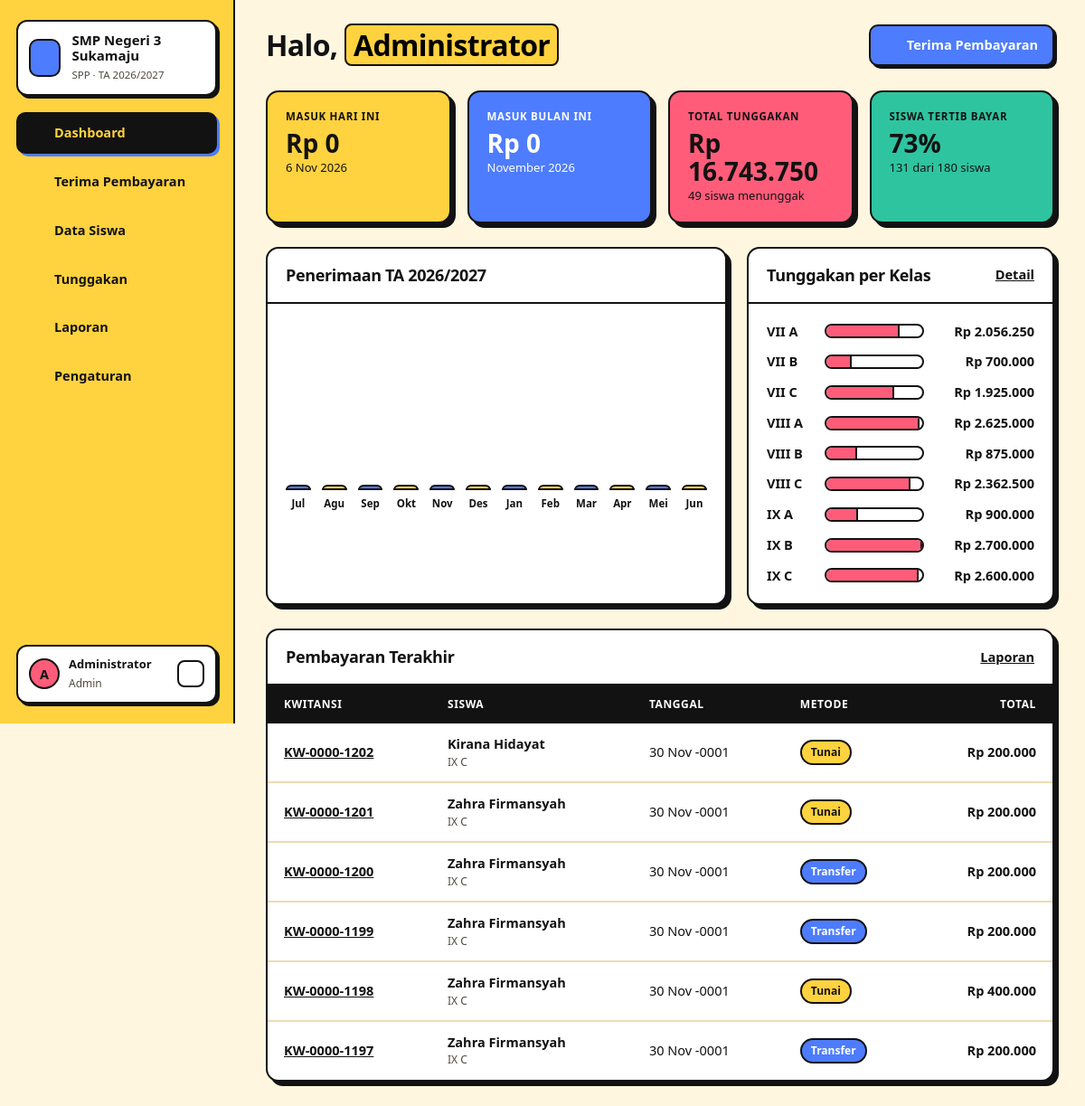
Page /index.php?page=dashboard (signed in) on the committed database.
### tables this page shows
CREATE TABLE pengaturan (
  id INT PRIMARY KEY,
  nama_sekolah VARCHAR(150) NOT NULL,
  alamat VARCHAR(255),
  telepon VARCHAR(30),
  kepala_sekolah VARCHAR(100),
  bendahara VARCHAR(100),
  tanggal_jatuh_tempo TINYINT NOT NULL DEFAULT 10
);

CREATE TABLE tahun_ajaran (
  id INT AUTO_INCREMENT PRIMARY KEY,
  nama VARCHAR(20) NOT NULL UNIQUE,       
  tahun_mulai SMALLINT NOT NULL,          
  aktif TINYINT(1) NOT NULL DEFAULT 0
);

CREATE TABLE transaksi (
  id INT AUTO_INCREMENT PRIMARY KEY,
  kode VARCHAR(20) NOT NULL UNIQUE,
  siswa_id INT NOT NULL,
  tahun_ajaran_id INT NOT NULL,
  total INT NOT NULL,
  tgl_bayar DATE NOT NULL,
  metode ENUM('Tunai','Transfer') NOT NULL DEFAULT 'Tunai',
  user_id INT,
  created_at TIMESTAMP DEFAULT CURRENT_TIMESTAMP,
  INDEX (tgl_bayar),
  FOREIGN KEY (siswa_id) REFERENCES siswa(id),
  FOREIGN KEY (tahun_ajaran_id) REFERENCES tahun_ajaran(id),
  FOREIGN KEY (user_id) REFERENCES users(id) ON DELETE SET NULL
);

CREATE TABLE siswa (
  id INT AUTO_INCREMENT PRIMARY KEY,
  nis VARCHAR(20) NOT NULL UNIQUE,
  nama VARCHAR(100) NOT NULL,
  jk ENUM('L','P') NOT NULL,
  kelas_id INT,
  nama_wali VARCHAR(100),
  telp_wali VARCHAR(20),
  potongan_persen TINYINT NOT NULL DEFAULT 0,    
  status ENUM('aktif','lulus','keluar') NOT NULL DEFAULT 'aktif',
  created_at TIMESTAMP DEFAULT CURRENT_TIMESTAMP,
  FOREIGN KEY (kelas_id) REFERENCES kelas(id) ON DELETE SET NULL
);

CREATE TABLE kelas (
  id INT AUTO_INCREMENT PRIMARY KEY,
  nama VARCHAR(20) NOT NULL UNIQUE,
  tingkat TINYINT NOT NULL,
  wali_kelas VARCHAR(100)
);

### index.php (called while the page is built, shortened)
<?php
require __DIR__ . '/includes/bootstrap.php';
$routes = [
    'login'        => 'pages/login.php',
    'logout'       => 'pages/logout.php',
    'cek'          => 'pages/cek.php',
    'dashboard'    => 'pages/dashboard.php',
    'bayar'        => 'pages/bayar/index.php',
    'bayar.simpan' => 'pages/bayar/simpan.php',
    'bayar.batal'  => 'pages/bayar/batal.php',
    'kwitansi'     => 'pages/bayar/kwitansi.php',
    'siswa'        => 'pages/siswa/index.php',
    'siswa.form'   => 'pages/siswa/form.php',
    'siswa.kartu'  => 'pages/siswa/kartu.php',
    'tunggakan'    => 'pages/tunggakan.php',
    'laporan'      => 'pages/laporan.php',
    'master'       => 'pages/master.php',
];
$page = $_GET['page'] ?? 'dashboard';
require __DIR__ . '/' . $routes[$page];

### pages/dashboard.php (the view, shortened to what this page needs)
<?php
$ta = tahun_ajaran_aktif();
$hariIni = (int) q('SELECT COALESCE(SUM(total),0) FROM transaksi WHERE tgl_bayar = CURDATE()')->fetchColumn();
$bulanIni = (int) q("SELECT COALESCE(SUM(total),0) FROM transaksi WHERE DATE_FORMAT(tgl_bayar,'%Y-%m') = DATE_FORMAT(CURDATE(),'%Y-%m')")->fetchColumn();
$siswaAktif = q("SELECT s.*, k.nama kelas, k.tingkat FROM siswa s JOIN kelas k ON k.id = s.kelas_id WHERE s.status = 'aktif'")->fetchAll();
$perKelas = [];
$totalTunggak = 0;
$lunas = 0;
foreach ($siswaAktif as $s) {
    $k = kartu_spp($s, $ta);
    $perKelas[$s['kelas']] = ($perKelas[$s['kelas']] ?? 0) + $k['total_tunggak'];
    $totalTunggak += $k['total_tunggak'];
    if (!$k['jml_tunggak']) $lunas++;
}
$maxKelas = max(1, max($perKelas ?: [0]));
$persenLunas = $siswaAktif ? round($lunas / count($siswaAktif) * 100) : 0;
$grafik = [];
foreach (BULAN_AJARAN as $b) {
    $th = $b >= 7 ? $ta['tahun_mulai'] : $ta['tahun_mulai'] + 1;
    $grafik[$b] = (int) q("SELECT COALESCE(SUM(total),0) FROM transaksi WHERE YEAR(tgl_bayar) = ? AND MONTH(tgl_bayar) = ?", [$th, $b])->fetchColumn();
}
$maxG = max(1, max($grafik));
$terbaru = q('SELECT t.*, s.nama, k.nama kelas FROM transaksi t JOIN siswa s ON s.id = t.siswa_id LEFT JOIN kelas k ON k.id = s.kelas_id ORDER BY t.tgl_bayar DESC, t.id DESC LIMIT 6')->fetchAll();
$title = 'Dashboard';
$titleHtml = 'Halo, <mark>' . e(explode(' ', user()['nama'])[0]) . '</mark>';
$actions = '<a class="btn btn-primary" href="' . url('bayar') . '">' . icon('wallet', 16) . ' Terima Pembayaran</a>';
require __DIR__ . '/../includes/header.php';
?>
<div class="stats">
    <div class="stat bg-yellow"><small>Masuk hari ini</small><strong><?= rupiah($hariIni) ?></strong><span><?= tgl(date('Y-m-d')) ?></span></div>
    <div class="stat bg-blue"><small>Masuk bulan ini</small><strong><?= rupiah($bulanIni) ?></strong><span><?= NAMA_BULAN[(int) date('n')] ?> <?= date('Y') ?></span></div>
    <div class="stat bg-red"><small>Total tunggakan</small><strong><?= rupiah($totalTunggak) ?></strong><span><?= count($siswaAktif) - $lunas ?> siswa menunggak</span></div>
    <div class="stat bg-green"><small>Siswa tertib bayar</small><strong><?= $persenLunas ?>%</strong><span><?= $lunas ?> dari <?= count($siswaAktif) ?> siswa</span></div>
</div>
<div class="grid-2">
    <div class="card">
        <div class="card-head"><h2>Penerimaan TA <?= e($ta['nama']) ?></h2></div>
        <div class="card-body"><div class="bars">
            <?php foreach ($grafik as $b => $v): ?>
                <div class="bar-col" title="<?= NAMA_BULAN[$b] ?>: <?= rupiah($v) ?>">
                    <div class="bar" style="height:<?= max(2, round($v / $maxG * 100)) ?>%"></div>
                    <small><?= substr(NAMA_BULAN[$b], 0, 3) ?></small>
                </div>
            <?php endforeach; ?>
        </div></div>
    </div>
    <div class="card">
        <div class="card-head"><h2>Tunggakan per Kelas</h2><a href="<?= url('tunggakan') ?>">Detail</a></div>
        <div class="card-body" style="display:flex;flex-direction:column;gap:12px">
            <?php foreach ($perKelas as $kelas => $v): ?>
                <div style="display:flex;align-items:center;gap:12px"><b style="width:52px"><?= e($kelas) ?></b>
                    <div class="hbar"><span style="width:<?= round($v / $maxKelas * 100) ?>%"></span></div>
                    <span style="width:110px;text-align:right;font-weight:800"><?= rupiah($v) ?></span></div>
            <?php endforeach; ?>
        </div>
    </div>
</div>
<div class="card mt">
    <div class="card-head"><h2>Pembayaran Terakhir</h2><a href="<?= url('laporan') ?>">Laporan</a></div>
    <div class="table-wrap"><table>
        <thead><tr><th>Kwitansi</th><th>Siswa</th><th>Tanggal</th><th>Metode</th><th class="text-right">Total</th></tr></thead>
        <tbody><?php foreach ($terbaru as $t): ?>
            <tr><td><a href="<?= url('kwitansi', ['id' => $t['id']]) ?>"><?= e($t['kode']) ?></a></td><td><strong><?= e($t['nama']) ?></strong><small><?= e($t['kelas']) ?></small></td>
                <td><?= tgl($t['tgl_bayar']) ?></td><td><span class="badge <?= $t['metode'] === 'Tunai' ? 'badge-yellow' : 'badge-blue' ?>"><?= e($t['metode']) ?></span></td><td class="text-right"><strong><?= rupiah($t['total']) ?></strong></td></tr>
        <?php endforeach; ?></tbody>
    </table></div>
</div>
<?php require __DIR__ . '/../includes/footer.php'; ?>

### includes/bootstrap.php (shortened to what this page needs)
<?php
function db(): PDO
{
    static $pdo = null;
    if ($pdo === null) {
        $c = require __DIR__ . '/../config/database.php';
        $dsn = "mysql:host={$c['host']};port={$c['port']};dbname={$c['database']};charset=utf8mb4";
        try {
            $pdo = new PDO($dsn, $c['username'], $c['password'], [
                PDO::ATTR_ERRMODE => PDO::ERRMODE_EXCEPTION,
                PDO::ATTR_DEFAULT_FETCH_MODE => PDO::FETCH_ASSOC,
            ]);
        } catch (PDOException $e) {
            die('<h3>Koneksi database gagal.</h3><p>Cek config/database.php dan pastikan database <b>'
                . htmlspecialchars($c['database']) . '</b> sudah di-import.</p>');
        }
    }
    return $pdo;
}
function q(string $sql, array $params = []): PDOStatement
{
    $st = db()->prepare($sql);
    $st->execute($params);
    return $st;
}
function e($v): string
{
    return htmlspecialchars((string) $v, ENT_QUOTES, 'UTF-8');
}
function rupiah($n): string
{
    return 'Rp ' . number_format((int) $n, 0, ',', '.');
}
function tgl($date): string
{
    $bulan = ['', 'Jan', 'Feb', 'Mar', 'Apr', 'Mei', 'Jun', 'Jul', 'Agu', 'Sep', 'Okt', 'Nov', 'Des'];
    $t = strtotime($date);
    return date('j', $t) . ' ' . $bulan[(int) date('n', $t)] . ' ' . date('Y', $t);
}
function url(string $page = 'dashboard', array $params = []): string
{
    return 'index.php?' . http_build_query(['page' => $page] + $params);
}
function user(): ?array
{
    return $_SESSION['user'] ?? null;
}
function setting(): array
{
    static $s = null;
    return $s ??= q('SELECT * FROM pengaturan WHERE id = 1')->fetch() ?: [];
}
function icon(string $name, int $size = 18): string
{
    $p = $paths[$name] ?? '';
    return '<svg class="ic" width="' . $size . '" height="' . $size . '" viewBox="0 0 24 24" fill="none" stroke="currentColor" stroke-width="2" stroke-linecap="round" stroke-linejoin="round">' . $p . '</svg>';
}
function tahun_ajaran_aktif(): array
{
    return q('SELECT * FROM tahun_ajaran WHERE aktif = 1 LIMIT 1')->fetch() ?: [];
}
function bulan_jatuh_tempo(array $ta): array
{
    $hasil = [];
    foreach (BULAN_AJARAN as $b) {
        $tahun = $b >= 7 ? (int) $ta['tahun_mulai'] : (int) $ta['tahun_mulai'] + 1;
        $jatuhTempo = sprintf('%04d-%02d-%02d', $tahun, $b, (int) setting()['tanggal_jatuh_tempo']);
        if ($jatuhTempo <= date('Y-m-d')) $hasil[] = $b;
    }
    return $hasil;
}
function pembayaran_siswa(int $siswaId, int $taId): array
{
    $map = [];
    foreach (q('SELECT * FROM pembayaran WHERE siswa_id = ? AND tahun_ajaran_id = ?', [$siswaId, $taId])->fetchAll() as $p) $map[(int) $p['bulan']] = $p;
    return $map;
}
function tarif_siswa(array $siswa, array $ta): int
{
    return (int) (q('SELECT nominal FROM tarif WHERE tahun_ajaran_id = ? AND tingkat = ?', [$ta['id'], $siswa['tingkat']])->fetchColumn() ?: 0);
}
function kartu_spp(array $siswa, array $ta): array
{
    $tarif = tarif_siswa($siswa, $ta);
    $nominal = (int) round($tarif * (100 - (int) $siswa['potongan_persen']) / 100);
    $bayar = pembayaran_siswa((int) $siswa['id'], (int) $ta['id']);
    $jatuhTempo = bulan_jatuh_tempo($ta);
    $bulan = [];
    $tunggakan = 0;
    foreach (BULAN_AJARAN as $b) {
        if (isset($bayar[$b])) $s = 'lunas';
        elseif ($nominal === 0) $s = 'gratis';
        elseif (in_array($b, $jatuhTempo, true)) { $s = 'tunggak'; $tunggakan++; }
        else $s = 'belum';
        $bulan[$b] = ['status' => $s, 'bayar' => $bayar[$b] ?? null];
    }
    return ['tarif' => $tarif, 'nominal' => $nominal, 'bulan' => $bulan, 'jml_tunggak' => $tunggakan, 'total_tunggak' => $tunggakan * $nominal];
}

### includes/header.php (shortened to what this page needs)
<?php
$menu = [
    ['dashboard', 'Dashboard', 'home'],
    ['bayar', 'Terima Pembayaran', 'wallet'],
    ['siswa', 'Data Siswa', 'users'],
    ['tunggakan', 'Tunggakan', 'alert'],
    ['laporan', 'Laporan', 'chart'],
];
if (user()['role'] === 'admin') $menu[] = ['master', 'Pengaturan', 'settings'];
$current = explode('.', $_GET['page'] ?? 'dashboard')[0];
$ta = tahun_ajaran_aktif();
?>
<!DOCTYPE html>
<html lang="id">
<head>
    <link rel="stylesheet" href="assets/css/style.css">
</head>
<body>
<div class="layout">
    <aside class="sidebar" id="sidebar">
        <div class="brand">
            <span class="brand-mark"><?= icon('school', 22) ?></span>
            <div><strong><?= e(setting()['nama_sekolah']) ?></strong><small>SPP · TA <?= e($ta['nama'] ?? '-') ?></small></div>
        </div>
        <nav>
            <?php foreach ($menu as [$key, $label, $ic]): ?>
                <a href="<?= url($key) ?>" class="<?= $current === $key ? 'active' : '' ?>"><?= icon($ic) ?> <?= $label ?></a>
            <?php endforeach; ?>
        </nav>
        <div class="grow"></div>
        <div class="user-card">
            <span class="avatar"><?= e(strtoupper(substr(user()['nama'], 0, 1))) ?></span>
            <div class="grow"><strong><?= e(user()['nama']) ?></strong><small><?= e(ucfirst(user()['role'])) ?></small></div>
            <a href="<?= url('logout') ?>" class="icon-btn" title="Keluar"><?= icon('logout', 16) ?></a>
        </div>
    </aside>
    <main class="main">
        <header class="topbar">
            <h1><?= $titleHtml ?? e($title ?? 'Dashboard') ?></h1>
            <div class="topbar-actions"><?= $actions ?? '' ?></div>
        </header>
        <div class="content">

### includes/footer.php (shortened to what this page needs)
        </div>
    </main>
</div>
</body>
</html>

### rows in the picture
pengaturan: nama_sekolah "SMP Negeri 3 Sukamaju"
tahun_ajaran: nama "2026/2027"
transaksi: kode "KW-0000-1202", siswa.nama "Kirana Hidayat", kelas.nama "IX C", tgl_bayar "30 Nov -0001", metode "Tunai", total "Rp 200.000"
transaksi: kode "KW-0000-1201", siswa.nama "Zahra Firmansyah", kelas.nama "IX C", tgl_bayar "30 Nov -0001", metode "Tunai", total "Rp 200.000"
transaksi: kode "KW-0000-1200", siswa.nama "Zahra Firmansyah", kelas.nama "IX C", tgl_bayar "30 Nov -0001", metode "Transfer", total "Rp 200.000"
transaksi: kode "KW-0000-1199", siswa.nama "Zahra Firmansyah", kelas.nama "IX C", tgl_bayar "30 Nov -0001", metode "Transfer", total "Rp 200.000"
transaksi: kode "KW-0000-1198", siswa.nama "Zahra Firmansyah", kelas.nama "IX C", tgl_bayar "30 Nov -0001", metode "Tunai", total "Rp 400.000"
transaksi: kode "KW-0000-1197", siswa.nama "Zahra Firmansyah", kelas.nama "IX C", tgl_bayar "30 Nov -0001", metode "Transfer", total "Rp 200.000"

### other values in the picture
$label "Dashboard"
$label "Terima Pembayaran"
$label "Data Siswa"
$label "Tunggakan"
$label "Laporan"
$label "Pengaturan"
substr(user()['nama'], 0, 1) "A"
user()['nama'] "Administrator"
user()['role'] "Admin"
explode(' ', user()['nama'])[0] "Administrator"
rupiah($hariIni) "Rp 0"
rupiah($bulanIni) "Rp 0"
rupiah($totalTunggak) "Rp 16.743.750"
count($siswaAktif) - $lunas "49"
$persenLunas "73"
